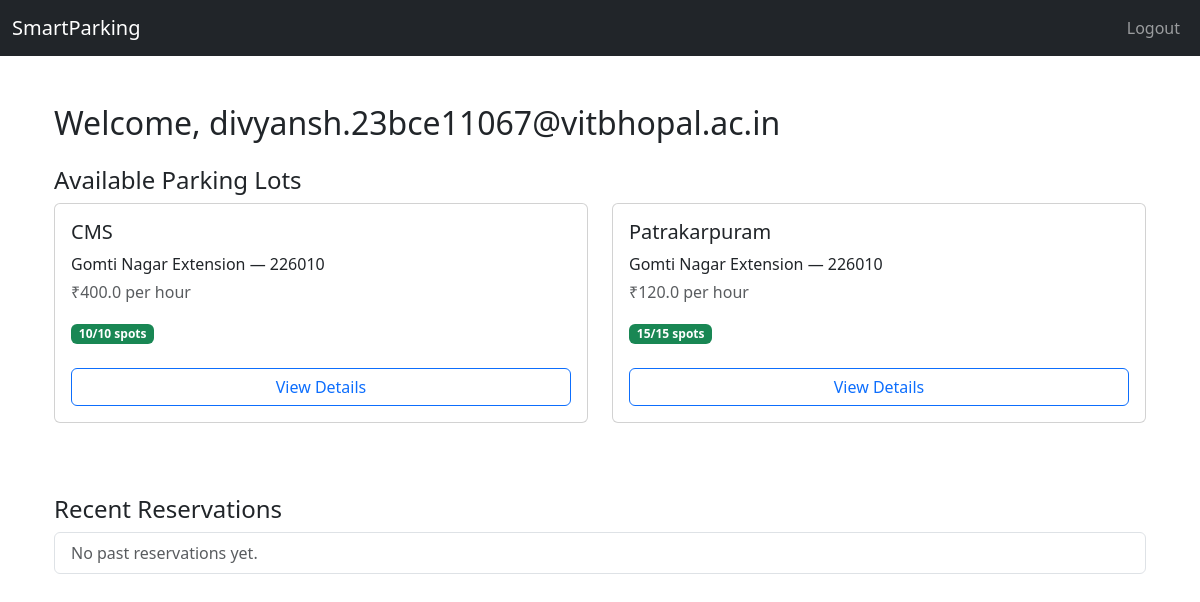
Before: /user/dashboard (signed in) with the older database file.
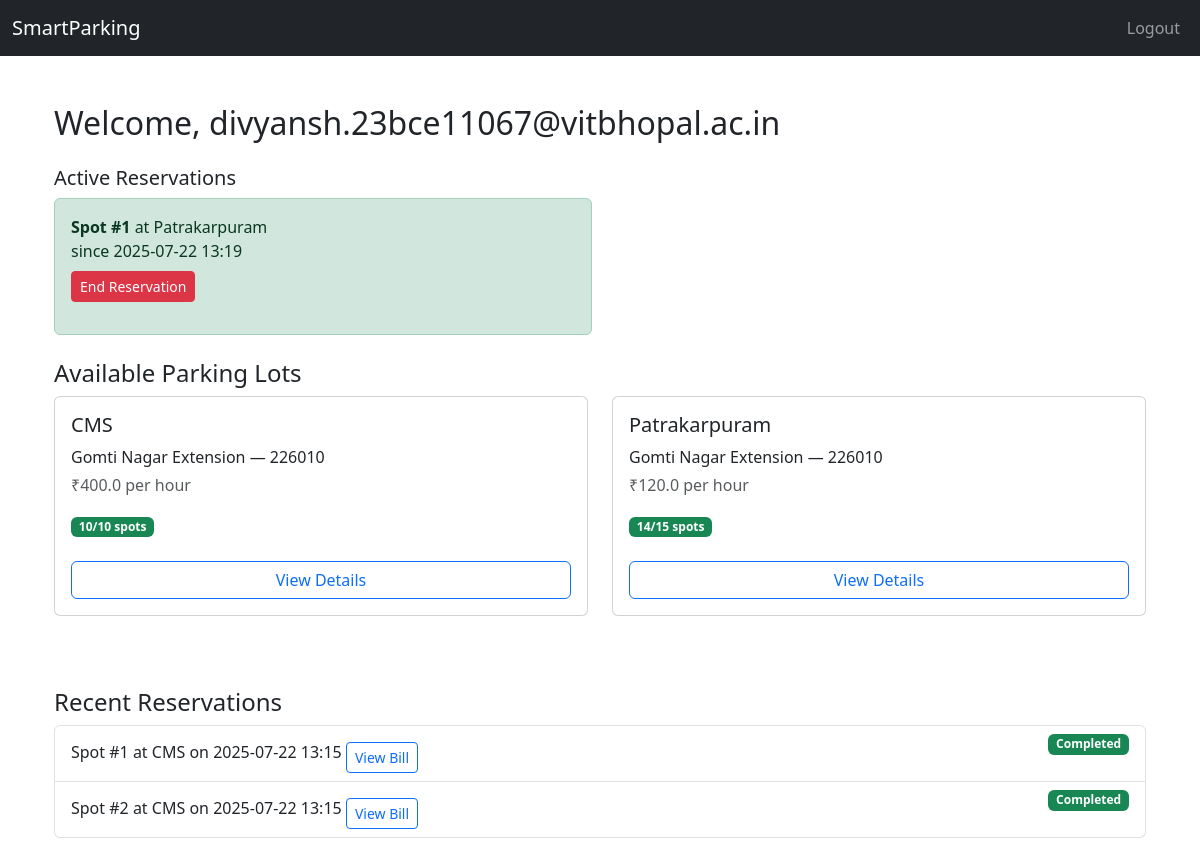
After: the same page with the newer database file.
### app/models/user.py (models this page shows, shortened)
class User(db.Model, UserMixin):
    __tablename__ = 'users'
    id = db.Column(db.Integer, primary_key = True)
    username = db.Column(db.String, nullable = False)
    email = db.Column(db.String, nullable = False, unique = True)
    password = db.Column(db.String, nullable = False)
    is_admin = db.Column(db.Boolean, nullable = False, default = False)
    created_at = db.Column(db.DateTime, nullable=False, default=lambda: datetime.now(timezone.utc))
    reservations = db.relationship("Reservation", back_populates="user", cascade="all, delete-orphan")

### app/models/lot.py (models this page shows, shortened)
class ParkingLot(db.Model):
    __tablename__ = 'parking_lots'
    id = db.Column(db.Integer, primary_key = True)
    prime_location_name = db.Column(db.String, nullable = False)
    price_per_hour = db.Column(db.Float, nullable = False)
    num_spots = db.Column(db.Integer, nullable = False)
    address = db.Column(db.String, nullable = False)
    pincode = db.Column(db.String(6), nullable=False)
    created_at = db.Column(db.DateTime, nullable=False, default=lambda: datetime.now(timezone.utc))
    spots = db.relationship("ParkingSpot", back_populates="lot", cascade="all, delete-orphan", lazy = 'dynamic') # This ensures that if any Parking Lot is deleted all the related spots are deleted too and is One to Many relationship with Parking Spot.

### app/models/reservation.py (models this page shows, shortened)
class Reservation(db.Model):
    __tablename__ = 'reservations'
    id = db.Column(db.Integer, primary_key=True)
    spot_id = db.Column(db.Integer, db.ForeignKey('parking_spots.id'), nullable=False)
    user_id = db.Column(db.Integer, db.ForeignKey('users.id'), nullable=False)
    parking_timestamp = db.Column(db.DateTime, nullable=False)
    leaving_timestamp = db.Column(db.DateTime)
    parking_cost = db.Column(db.Float)
    status = db.Column(db.String, nullable=False, default='active')
    created_at = db.Column(db.DateTime, nullable=False, default=lambda: datetime.now(timezone.utc))
    spot = db.relationship("ParkingSpot", back_populates="reservations") # Many to One relationship with ParkingSpot as many can wish to reserve a particular spot
    user = db.relationship("User", back_populates="reservations") # Many to One relationship with users One user can have many reservations

### app/models/spot.py (models this page shows, shortened)
class ParkingSpot(db.Model):
    __tablename__ = 'parking_spots'
    id = db.Column(db.Integer, primary_key = True)
    lot_id = db.Column(db.Integer, db.ForeignKey("parking_lots.id"), nullable = False)
    spot_number = db.Column(db.String, nullable = False)
    status = db.Column(db.String(1), default = 'A', nullable = False)
    created_at = db.Column(db.DateTime, nullable=False, default=lambda: datetime.now(timezone.utc))
    lot = db.relationship("ParkingLot", back_populates="spots") # Many to One relation with parkinglot i.e Many spots can be under One ParkingLot
    reservations = db.relationship("Reservation", back_populates="spot", cascade="all, delete-orphan") # One spot can have many reservations over time and may form a WaitList.

### app/routes/user.py (the view)
@user_bp.route('/user/dashboard', endpoint='dashboard')
@login_required
def user_dashboard():
    active_res = Reservation.query.filter_by(
        user_id=current_user.id,
        status='active'
    ).order_by(Reservation.parking_timestamp.desc()).all()
    past_res = (
        Reservation.query
        .filter(
            Reservation.user_id == current_user.id,
            Reservation.status != 'active'
        )
        .order_by(Reservation.parking_timestamp.asc())
        .limit(5)
        .all()
    )
    lots = ParkingLot.query.all()
    lots_data = []
    for lot in lots:
        spots = [
            {"id": s.id, "spot_number": s.spot_number, "status": s.status}
            for s in lot.spots
        ]
        lots_data.append({
            "id":            lot.id,
            "location_name": lot.prime_location_name,
            "num_spots":     lot.num_spots,
            "price":         lot.price_per_hour,
            "address":       lot.address,
            "pincode":       lot.pincode,
            "spots":         spots
        })
    return render_template(
        'user/dashboard.html',
        user=current_user,
        active_res=active_res,
        past_res=past_res,
        lots=lots_data
    )

### app/templates/user/dashboard.html (shortened to what this page needs)
{% extends "base.html" %}
{% block content %}
<div class="container py-4">
  <h2 class="mb-4">Welcome, {{ user.email }}</h2>
  {% if active_res %}
  <div class="mb-4">
    <h5>Active Reservations</h5>
    <div class="row g-3">
      {% for res in active_res %}
      <div class="col-md-6">
        <div class="alert alert-success d-flex flex-column h-100">
          <div>
            <strong>Spot #{{ res.spot.spot_number }}</strong> at {{ res.spot.lot.prime_location_name }}<br>
            since {{ res.parking_timestamp.strftime('%Y-%m-%d %H:%M') }}
          </div>
          <form method="POST" action="{{ url_for('user.complete_reservation') }}" class="mt-2">
            <button type="submit" class="btn btn-danger btn-sm mt-auto">
              End Reservation
            </button>
          </form>
        </div>
      </div>
      {% endfor %}
    </div>
  </div>
  {% endif %}
  <h4 class="mt-4">Available Parking Lots</h4>
  <div class="row">
    {% for lot in lots %}
    <div class="col-md-6 mb-4">
      <div class="card h-100">
        <div class="card-body d-flex flex-column">
          <h5 class="card-title">{{ lot.location_name }}</h5>
          <p class="card-text mb-1">{{ lot.address }} — {{ lot.pincode }}</p>
          <p class="card-text text-muted">₹{{ lot.price }} per hour</p>
          {% set avail = lot.spots | selectattr('status', 'equalto', 'A') | list | length %}
          <p class="mt-auto">
            <span class="badge bg-{{ 'success' if avail > 0 else 'danger' }}">
              {{ avail }}/{{ lot.num_spots }} spots
            </span>
          </p>
          <button class="btn btn-outline-primary mt-2" data-bs-toggle="modal" data-bs-target="#lotModal{{ lot.id }}">
            View Details
          </button>
        </div>
      </div>
    </div>
    {% endfor %}
  </div>
  <h4 class="mt-5">Recent Reservations</h4>
  <ul class="list-group">
    {% if past_res %}
    {% for res in past_res %}
    <li class="list-group-item">
      Spot #{{ res.spot.spot_number }} at {{ res.spot.lot.prime_location_name }}
      on {{ res.parking_timestamp.strftime('%Y-%m-%d %H:%M') }}
      <span class="badge float-end bg-{{
              'success' if res.status == 'completed' else
              'warning' if res.status == 'active' else
              'danger' }}">
        {{ res.status | capitalize }}
      </span>
      <button class="btn btn-sm btn-outline-primary mt-2" data-bs-toggle="modal"
        data-bs-target="#billModal{{ res.id }}">
        View Bill
      </button>
    </li>
    {% endfor %}
    {% else %}
    <li class="list-group-item text-muted">No past reservations yet.</li>
    {% endif %}
  </ul>
</div>
{% endblock %}

### app/templates/base.html (shortened to what this page needs)
<!DOCTYPE html>
<html lang="en">
<head>
  <link href="https://cdn.jsdelivr.net/npm/bootstrap@5.3.3/dist/css/bootstrap.min.css" rel="stylesheet">
  <link href="https://cdn.jsdelivr.net/npm/bootstrap-icons@1.10.5/font/bootstrap-icons.css" rel="stylesheet">
  <link href='https://api.mapbox.com/mapbox-gl-js/v2.15.0/mapbox-gl.css' rel='stylesheet' />
</head>
<body>
  <nav class="navbar navbar-expand-lg navbar-dark bg-dark">
    <div class="container-fluid">
      <a class="navbar-brand" href="{{ url_for('index') }}">SmartParking</a>
      <div class="collapse navbar-collapse">
        <ul class="navbar-nav ms-auto">
          {% if current_user.is_authenticated %}
            <li class="nav-item">
              <a class="nav-link" href="{{ url_for('auth.logout') }}">Logout</a>
            </li>
          {% endif %}
        </ul>
      </div>
    </div>
  </nav>
  <div class="container mt-4">
    {% block content %}{% endblock %}
  </div>
</body>
</html>

Changed rows visible on the page:
added Reservation: spot.spot_number "1", spot.lot.prime_location_name "Patrakarpuram", parking_timestamp "2025-07-22 13:19", shown under "Active Reservations"
computed for ParkingLot "Patrakarpuram": num_spots "15" → "14"
added Reservation: spot.spot_number "1", spot.lot.prime_location_name "CMS", parking_timestamp "2025-07-22 13:15", status "Completed", shown under "Recent Reservations"
added Reservation: spot.spot_number "2", spot.lot.prime_location_name "CMS", parking_timestamp "2025-07-22 13:15", status "Completed", shown under "Recent Reservations"
Other visible differences:
text no longer shown: "No past reservations yet."
text now shown: "Active Reservations"
